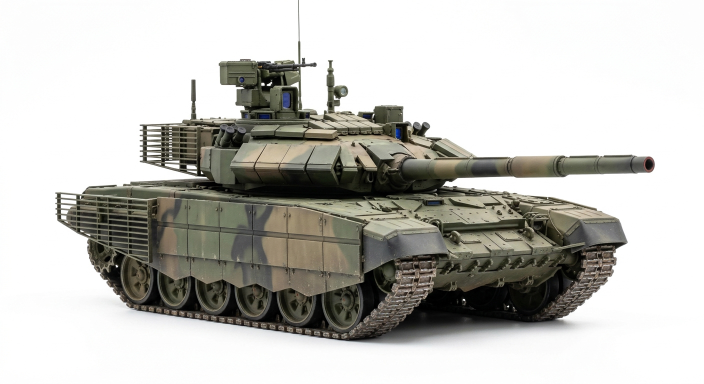
#> input picture renders/t90m.jpg, 1408 x 768 px, given in place of t90m.png, which was not available (shown at 1/2 size)
$ python thumbnail.py
#> lines starting #> are read from the running program, lines starting #| are printed output that depends on the picture; after the words box and inside, x2 and y2 are one past the last pixel; in counts of white or black regions, pixels touching at a corner belong together
### pipeline/render.py
"""
FIGO — "Russian Armor: Technical Inventory"
Frame renderer.

Design language: clean white "technical display unit".
- Pure white field, hairline structure, no shadows, no gradients.
- Type in red / white / ink only.
- Every vehicle still is treated as an exhibit: cut out, centred, annotated.
"""
import json
import os

from PIL import Image, ImageDraw, ImageFont
import numpy as np
from scipy import ndimage

W, H = 1920, 1080
MARGIN = 72

RED = (204, 0, 0)          # #CC0000 — accent, per the style brief
INK = (18, 18, 18)
GREY = (138, 138, 138)
HAIR = (216, 216, 216)
WHITE = (255, 255, 255)
GRID = (245, 245, 245)     # studio grid, barely there
FLOOR = (234, 234, 234)

FONT_DIR = "/usr/share/fonts/truetype/dejavu"
# headings + data in serif (the brief asks for a serif technical look);
# micro-labels stay sans so the small tracked type keeps its crispness
F_BOLD = os.path.join(FONT_DIR, "DejaVuSans-Bold.ttf")
F_REG = os.path.join(FONT_DIR, "DejaVuSans.ttf")
F_SB = os.path.join(FONT_DIR, "DejaVuSerif-Bold.ttf")
F_SR = os.path.join(FONT_DIR, "DejaVuSerif.ttf")

_font_cache = {}


def font(path, size):
    key = (path, size)
    if key not in _font_cache:
        _font_cache[key] = ImageFont.truetype(path, size)
    return _font_cache[key]


def text_width(draw, s, f, tracking=0):
    if not s:
        return 0
    return draw.textlength(s, font=f) + tracking * (len(s) - 1)


def tracked(draw, xy, s, f, fill, tracking=0, anchor="la"):
    s = s.upper()
    total = text_width(draw, s, f, tracking)
    x, y = xy
    if anchor[0] == "r":
        x -= total
    elif anchor[0] == "m":
        x -= total / 2
    for ch in s:
        draw.text((x, y), ch, font=f, fill=fill)
        x += draw.textlength(ch, font=f) + tracking
    return total


# [8 lines left out: function fit_font, not called in this run]


def hairline(draw, xy, fill=HAIR, width=1):
    draw.line(xy, fill=fill, width=width)


# ---------------------------------------------------------------- image prep
def render_path(renders_dir, vid):
    p = os.path.join(renders_dir, vid + ".png")
    if os.path.exists(p):
        return p
    j = os.path.join(renders_dir, vid + ".jpg")
    if os.path.exists(j):
        return j
    return p


def cutout(path, target_h=900):
    """Cut the vehicle out of its white studio background, kill cast shadows,
    return an RGBA image cropped to the subject."""
    im = Image.open(path).convert("RGB")
    scale = target_h / im.height
    im = im.resize((int(im.width * scale), target_h), Image.LANCZOS)

    a = np.asarray(im).astype(np.float32) / 255.0
    lum = a.max(axis=2)
    sat = np.where(lum > 0.01, (a.max(axis=2) - a.min(axis=2)) / np.maximum(lum, 0.01), 0)

    bg_like = ((lum > 0.93) & (sat < 0.09)) | ((lum > 0.855) & (sat < 0.055))
    lbl, n = ndimage.label(bg_like)
    border = np.zeros_like(bg_like, dtype=bool)
    border[0, :] = border[-1, :] = True
    border[:, 0] = border[:, -1] = True
    keep = np.unique(lbl[border & bg_like])
    bg = np.isin(lbl, keep[keep > 0])

    # eat the soft cast shadow that hugs the subject
    for _ in range(2):
        dist = ndimage.distance_transform_edt(~bg)
        bg = bg | ((dist < 55) & (sat < 0.16) & (lum > 0.78))

    # residual backdrop: anything near-white and unsaturated is not the subject
    flat = (lum > 0.70) & (sat < 0.13)
    bg = bg | flat

    alpha = (~bg).astype(np.float32)
    alpha = ndimage.binary_closing(alpha > 0.5, np.ones((5, 5))).astype(np.float32)
    alpha = ndimage.binary_fill_holes(alpha > 0.5).astype(np.float32)
    alpha = ndimage.gaussian_filter(alpha, 1.2)
    alpha = np.clip((alpha - 0.25) / 0.5, 0, 1)

    out = np.dstack([a * 255.0, alpha * 255.0])
    rgba = Image.fromarray(np.clip(out, 0, 255).astype(np.uint8), "RGBA")
    bbox = rgba.getbbox()
    if bbox:
        rgba = rgba.crop(bbox)
    return rgba


# [18 lines left out: functions place, silhouette_edges, not called in this run]


# ---------------------------------------------------------------- furniture
def background_grid(draw, step=96):
    """Faint graph-paper field — the 'grid studio floor' of the brief."""
    for x in range(step, W, step):
        draw.line([(x, 0), (x, H)], fill=GRID, width=1)
    for y in range(step, H, step):
        draw.line([(0, y), (W, y)], fill=GRID, width=1)


def studio_ground(draw, cx, base_y, half_w):
    """Light turntable plate under an exhibit: flat, no cast shadow."""
    half_w = int(max(120, min(half_w, 700)))
    h = max(10, int(half_w * 0.075))
    draw.ellipse([cx - half_w, base_y - h, cx + half_w, base_y + h], fill=FLOOR, outline=None)
    draw.ellipse([cx - int(half_w * 0.72), base_y - int(h * 0.62),
                  cx + int(half_w * 0.72), base_y + int(h * 0.62)], fill=(242, 242, 242))
    draw.line([(cx - half_w, base_y), (cx + half_w, base_y)], fill=HAIR, width=1)


# [316 lines left out: functions frame, header, footer, scene_vehicle, scene_section, scene_intro and 4 more, not called in this run]

### pipeline/thumbnail.py
"""YouTube thumbnail, same design system as the film."""
import os
import sys

from PIL import Image, ImageDraw

sys.path.insert(0, os.path.dirname(os.path.abspath(__file__)))
import render as R  # noqa: E402

W, H = 1280, 720


def build():
    canvas = Image.new("RGBA", (W, H), R.WHITE + (255,))
#> canvas: PIL image 1280x720 RGBA; every value is 255
    draw = ImageDraw.Draw(canvas)
    R.background_grid(draw, step=64)

    for (x, y, dx, dy) in [(30, 30, 1, 1), (W - 30, 30, -1, 1), (30, H - 30, 1, -1), (W - 30, H - 30, -1, -1)]:
        draw.line([(x, y), (x + dx * 40, y)], fill=R.RED, width=3)
        draw.line([(x, y), (x, y + dy * 40)], fill=R.RED, width=3)

    # exhibit on the right, kept clear of the type column
    hero = R.cutout(R.render_path("renders", "t90m"), 980)
#> in cutout, im is the input picture: PIL image 1408x768 RGB; mean R, G, B 192.7, 191.9, 187.3
#> in cutout, `bg_like = ((lum > 0.93) & (sat < 0.09)) | ((lum > 0.855) & (sat < 0.05..`:
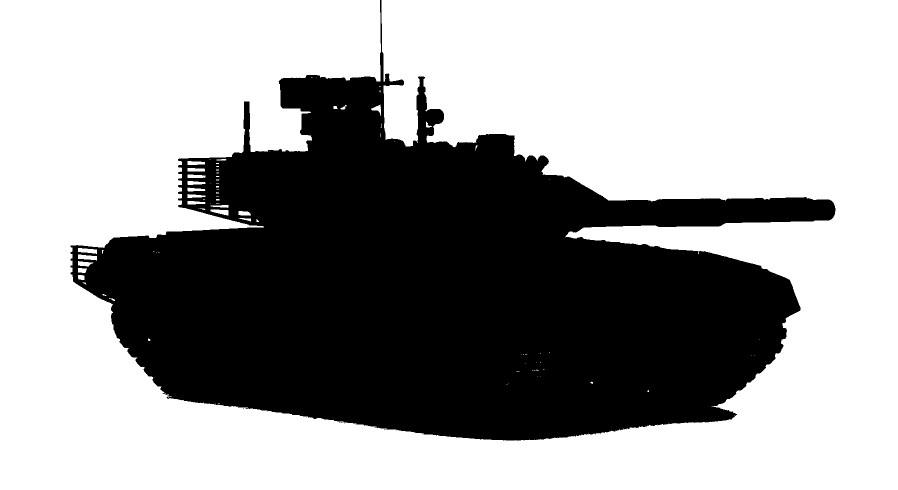
#> bg_like: shape (980, 1796) bool (shown at 1/2 size); 62.2% white; 13 black regions (12 under 20 px), largest, box (x1, y1, x2, y2) and area: (141, 0, 1671, 881) 665839
#> in cutout, `lbl, n = ndimage.label(bg_like)`:
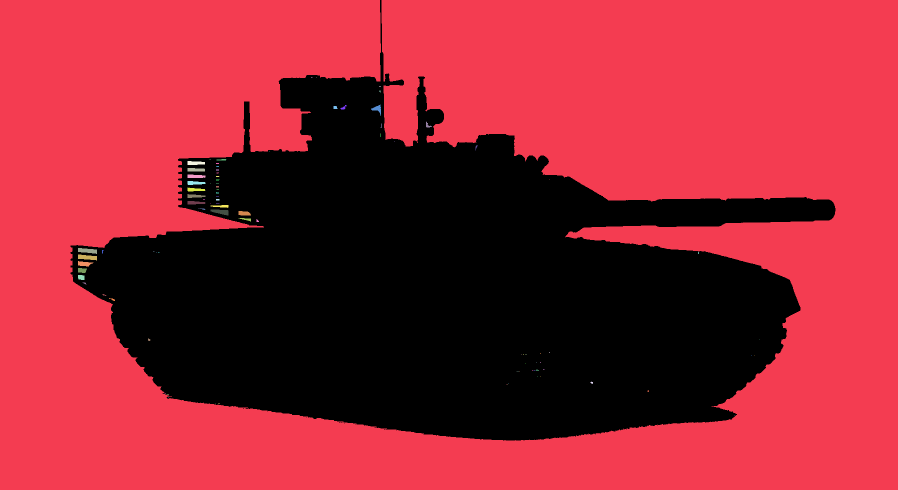
#> lbl: shape (980, 1796) int32 (shown at 1/2 size); 95 distinct labels, from 0 to 94; one colour per label, 0 black
#> in cutout, `lbl, n = ndimage.label(bg_like)`: n = 94
#> in cutout, `keep = np.unique(lbl[border & bg_like])`: keep = [1]
#> in cutout, `alpha = ndimage.binary_fill_holes(alpha > 0.5).astype(np.float32)`:
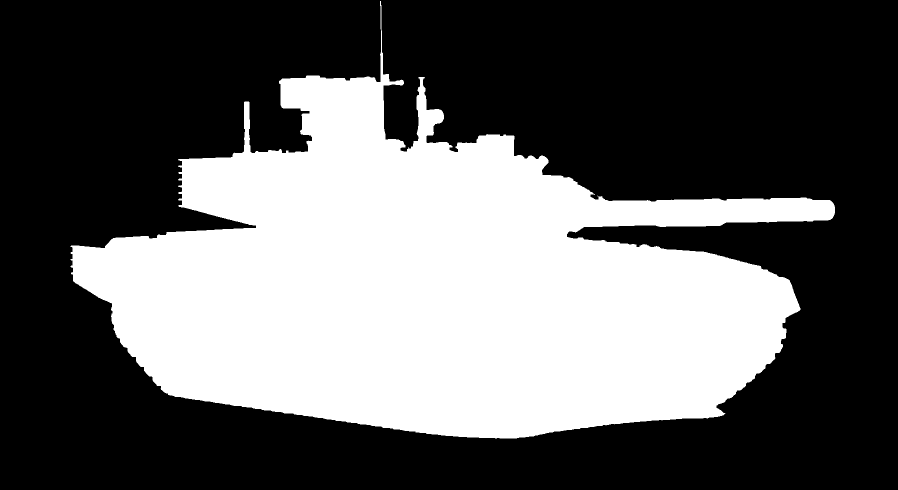
#> alpha: shape (980, 1796) float32 (shown at 1/2 size); values 0 (black) and 1 (white), 37.5% white; 2 white regions (1 under 20 px), largest, box (x1, y1, x2, y2) and area: (141, 2, 1670, 877) 660539
#> in cutout, `out = np.dstack([a * 255.0, alpha * 255.0])`:
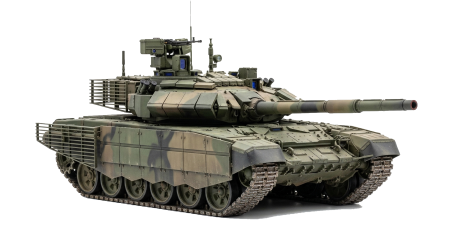
#> out: shape (980, 1796, 4) float32 (shown at 1/4 size); mean R, G, B, A 193.4, 192.7, 188, 96; transparent parts drawn white
#> in cutout, `bbox = rgba.getbbox()`: bbox = (141, 2, 1671, 878)
    hh = 430
    hw = int(hero.width * hh / hero.height)
    hero = hero.resize((hw, hh), Image.LANCZOS)
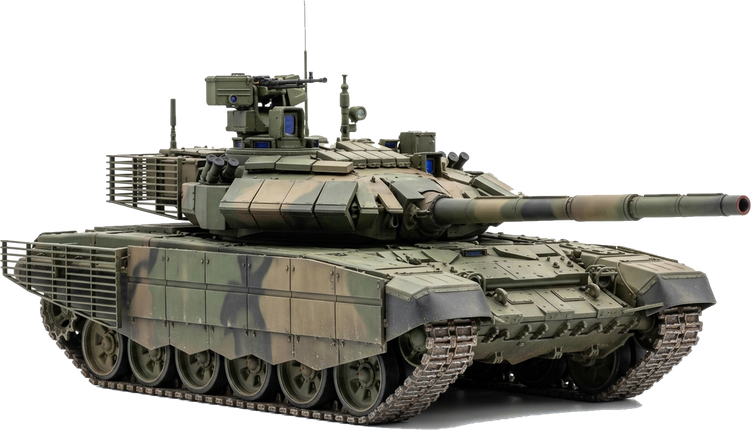
#> hero: PIL image 751x430 RGBA; mean R, G, B, A 47.8, 46.8, 40.6, 125.7; transparent parts drawn white
    hx, hy = W - hw - 18, 232
    R.studio_ground(draw, hx + hw // 2, hy + hh - 8, int(hw * 0.5))
    canvas.alpha_composite(hero, (hx, hy))
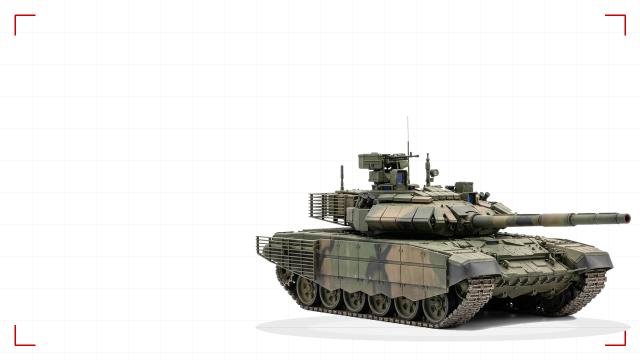
#> canvas: PIL image 1280x720 RGBA (shown at 1/2 size); mean R, G, B, A 226.1, 225.5, 223.4, 255

    f1 = R.font(R.F_SB, 92)
    R.tracked(draw, (52, 84), "EVERY", f1, R.INK, tracking=2)
    R.tracked(draw, (52, 176), "RUSSIAN", f1, R.RED, tracking=2)
    R.tracked(draw, (52, 268), "TANK", f1, R.RED, tracking=2)

    f2 = R.font(R.F_SB, 30)
    band_txt = "52 VEHICLES  ·  8 CATEGORIES"
    bw = R.text_width(draw, band_txt, f2, 2)
#> bw = 593.7
    draw.rectangle([0, 396, 52 + bw + 40, 462], fill=R.RED)
    R.tracked(draw, (52, 414), band_txt, f2, R.WHITE, tracking=2)

    f3 = R.font(R.F_SR, 25)
    R.tracked(draw, (52, 494), "TECHNICAL INVENTORY", f3, R.INK, tracking=3)
    f4 = R.font(R.F_SR, 17)
    R.tracked(draw, (52, 546), "IN ACTIVE SERVICE  ·  1947 — 2023", f4, R.GREY, tracking=2)

    f5 = R.font(R.F_BOLD, 20)
    R.tracked(draw, (W - 60, 46), "RUSSIAN ARMOR", f5, R.RED, tracking=3, anchor="ra")

    os.makedirs("output", exist_ok=True)
    canvas.convert("RGB").save("output/thumbnail.jpg", quality=92)
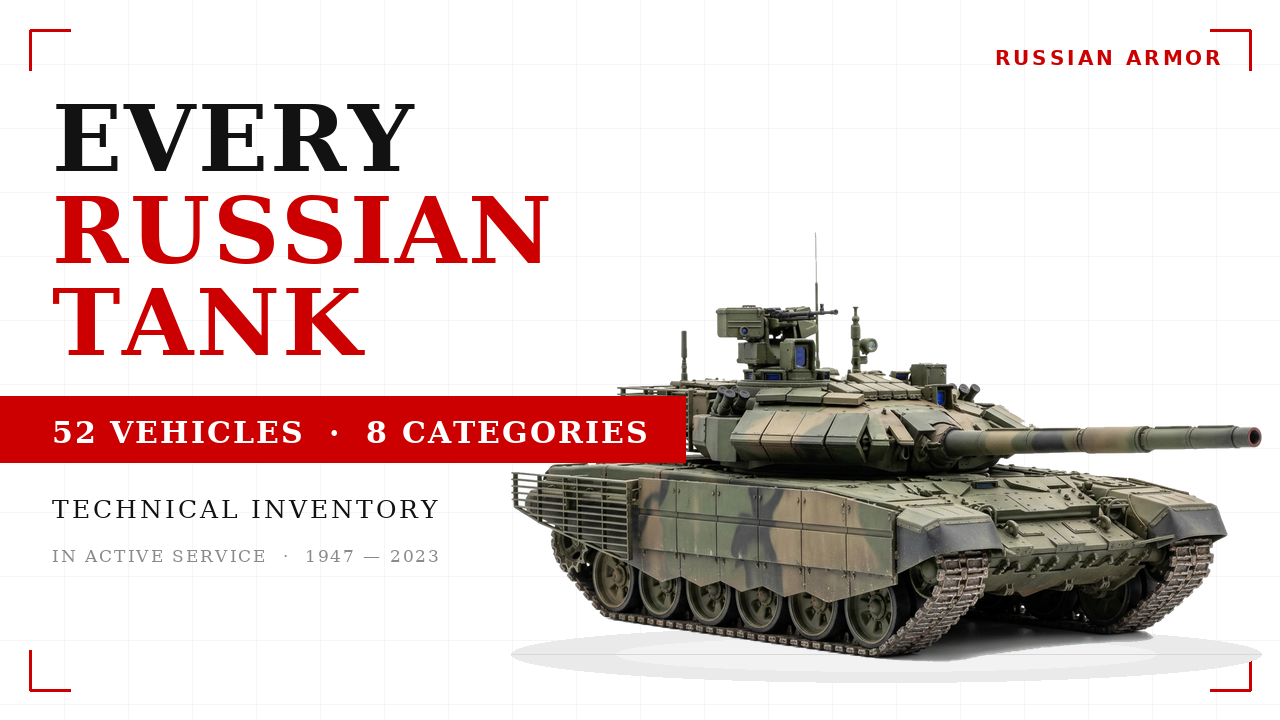
#> saved as thumbnail.jpg: PIL image 1280x720 RGB; mean R, G, B 220, 205.2, 203.1
    print("wrote output/thumbnail.jpg")


if __name__ == "__main__":
    build()

$ run again, with renders/2s19.jpg copied over renders/t90m.jpg
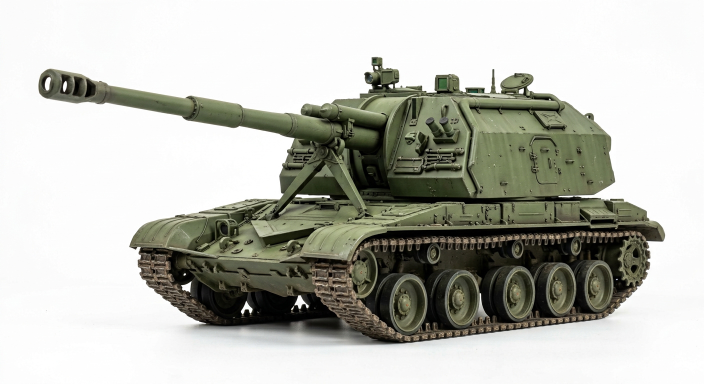
#> input picture renders/2s19.jpg, 1408 x 768 px, given in place of t90m.png, which was not available (shown at 1/2 size)
#> in cutout, im is the input picture: PIL image 1408x768 RGB; mean R, G, B 186.3, 187.2, 179.6
#> im: PIL image 1796x980 RGB
#> bg_like: shape (980, 1796) bool; 61% white; 47 black regions (46 under 20 px), largest, box (x1, y1, x2, y2) and area: (98, 145, 1697, 883) 686693
#> in cutout, `lbl, n = ndimage.label(bg_like)`:
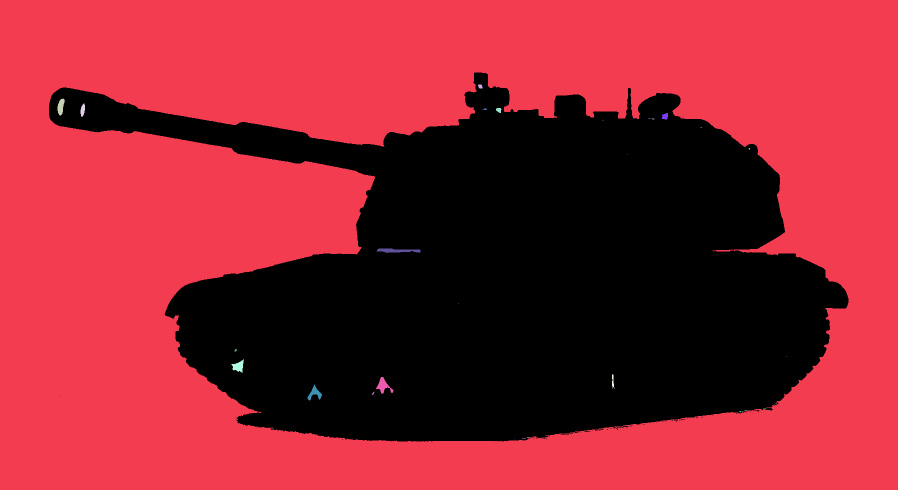
#> lbl: shape (980, 1796) int32 (shown at 1/2 size); 43 distinct labels, from 0 to 42; one colour per label, 0 black
#> n = 42
#> keep = [1]
#> flat: shape (980, 1796) bool; 61.9% white; 7 black regions (6 under 20 px), largest, box (x1, y1, x2, y2) and area: (98, 145, 1697, 880) 670767
#> bbox = (97, 144, 1698, 881)
#> bw = 593.7
#> in build, `canvas.convert("RGB").save("output/thumbnail.jpg", quality=92)`:
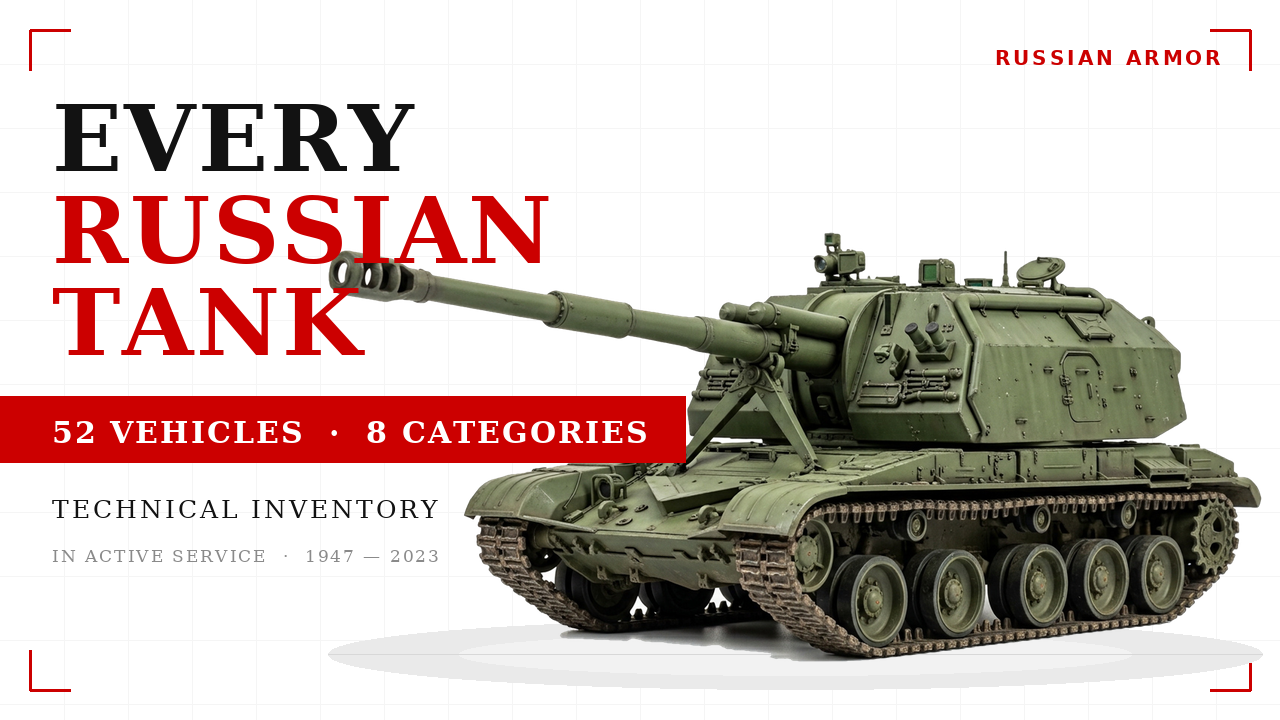
#> saved as thumbnail.jpg: PIL image 1280x720 RGB; mean R, G, B 204.7, 190.7, 185.8
